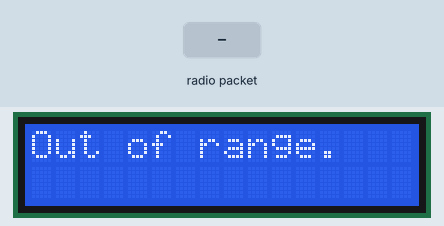
Recording of a sketch running on a simulated Arduino Uno, built with avr-gcc and run on an emulated ATmega328P. Shown: 16×2 character LCD. The test bench sets the inputs (shaded band). No radio packets arrive unless stated.

Above: at 1.2 s.
1.3 s: radio packet "1" arrives
At 5.4 s:
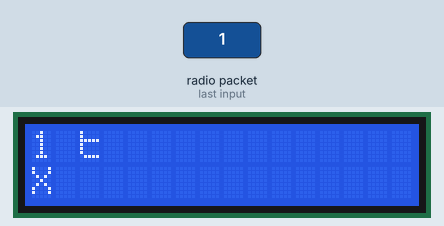
Timing chart, 0 to 6.9 s (numbered marks = the images above; inputs shaded):
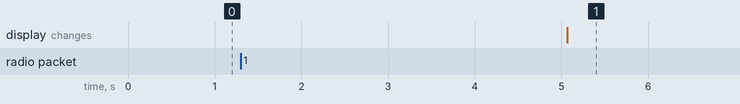

The sketch:

receiver_lcd.ino
```cpp
#include <LiquidCrystal.h>

#include <VirtualWire.h>

#include <Wire.h>

LiquidCrystal lcd(12, 11, 5, 4, 3, 2);  // Set the LCD I2C address
#define rx 2
int i;
void setup()
{
    Serial.begin(9600);  // Debugging only
     lcd.begin(16,2);
    lcd.print("setup");

    // Initialise the IO and ISR
    //vw_set_ptt_inverted(true); // Required for DR3100
    vw_setup(4800);  // Bits per sec

    vw_rx_start();
    vw_set_rx_pin(2);// Start the receiver PLL running
    lcd.clear();
}

void loop()
{

    uint8_t buf[VW_MAX_MESSAGE_LEN];
    uint8_t buflen = VW_MAX_MESSAGE_LEN;

    if (vw_get_message(buf, &buflen)) // Non-blocking
    {
      lcd.print((char *)buf);
      lcd.write(buf[3]);
      lcd.setCursor(0,1);
      lcd.print("X");//was char *
      delay(5000); //was 5000
      lcd.clear();
    }
   else if (!vw_get_message(buf, &buflen))
   {
     lcd.print("Out of range.");
     delay(5000);
     lcd.clear();
   }
}
```

Measured:
- after the input at 1.3 s, the display: first differs from a run without the input after 3.8 s (image 1)
